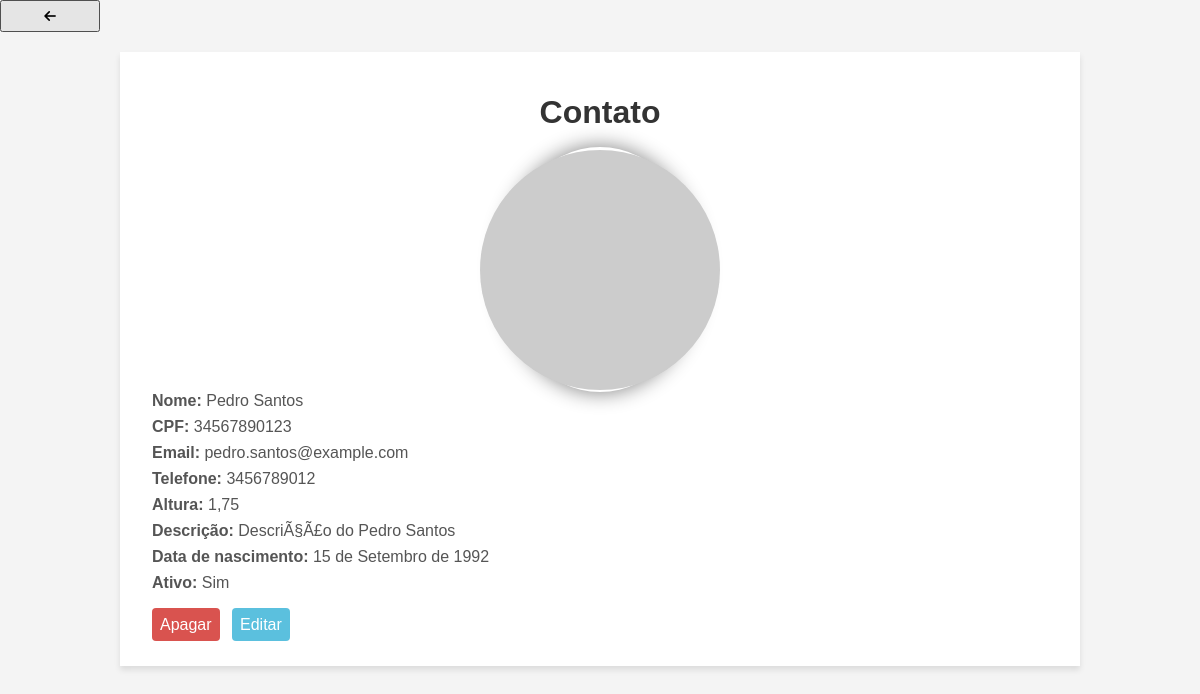
The page /contato/6 on the database its author committed.
### contatos/models.py (models this page shows, shortened)
class Contatos(models.Model):
    nome = models.CharField(max_length=255)
    cpf = models.CharField(max_length=11)
    email = models.EmailField()
    telefone = models.IntegerField()
    altura = models.DecimalField(max_digits=3, decimal_places=2)
    descricao = models.TextField()
    data_nascimento = models.DateField()
    ativo = models.BooleanField()
    foto_url = models.URLField(default='https://via.placeholder.com/150')
    class Meta:
        verbose_name_plural = 'Contatos'

### contatos/views.py (the view, shortened to what this page needs)
# urls.py: path('contato/<int:id>', views.contato, name='contato'),
def contato(request, id):
    contato = Contatos.objects.get(id=id)
    return render(request, 'pages/contato.html', {'contato':contato})

### contatos/templates/pages/contato.html (shortened to what this page needs)
{% load static %}
<!DOCTYPE html>
<html lang="pt-br">
<head>
    <link rel="stylesheet" href="https://cdnjs.cloudflare.com/ajax/libs/font-awesome/6.3.0/css/all.min.css"
 />
    <link rel="stylesheet" href="{% static 'style.css'%}">
</head>
<body>
    <button id="voltar"><i class="fas fa-arrow-left"></i></button>
    <div id="container">
        <h1 id="titulo">Contato</h1>
        {% if contato %}
        <div class="img-contato" style="display: flex; justify-content: center; align-items: center; width:245px; height:245px; background-color: transparent; margin: 0 auto; border-radius:50%; box-shadow: 0px 0px 20px 1px #00000077;">
            <img src="{{contato.foto_url}}" alt="Foto de {{contato.nome}}" style="width:240px; height:240px; border-radius: 50%; margin: 0 auto;">
        </div>
        <div id="info-contato">
            <p class="item-info"><strong>Nome:</strong> {{contato.nome}}</p>
            <p class="item-info"><strong>CPF:</strong> {{contato.cpf}}</p>
            <p class="item-info"><strong>Email:</strong> {{contato.email}}</p>
            <p class="item-info"><strong>Telefone:</strong> {{contato.telefone}}</p>
            <p class="item-info"><strong>Altura:</strong> {{contato.altura}}</p>
            <p class="item-info"><strong>Descrição:</strong> {{contato.descricao}}</p>
            <p class="item-info"><strong>Data de nascimento:</strong> {{contato.data_nascimento}}</p>
            {% if contato.ativo == True %}
            <p class="item-info"><strong>Ativo:</strong> Sim</p>
            {% else %}
            <p class="item-info"><strong>Ativo:</strong> Não</p>
            {% endif %}
        </div>
        {% else %}
        <p id="contato-nao-encontrado">Contato não encontrado</p>
        {% endif %}
        <a id="apagar" href="{% url 'delete' contato.id %}">Apagar</a>
        <a id="editar" href="{% url 'edit' contato.id %}">Editar</a>
    </div>
</body>
</html>

### templates/static/style.css (style rules this page uses)
* { margin: 0; padding: 0; box-sizing: border-box; font-family: Verdana, Geneva, Tahoma, sans-serif; text-decoration: none; }
body { background-color: #f4f4f4; }
h1 { text-align: center; margin: 10px 0; }
button { width: 100px; height: 2rem; }
#container { width: 80%; margin: 20px auto; padding: 2rem; background-color: white; box-shadow: 0 4px 6px rgba(0, 0, 0, 0.1); }
#titulo { text-align: center; color: #333; margin-bottom: 1rem; }
.img-contato { width: 100%; max-width: 200px; height: auto; border-radius: 50%; margin: 0 auto; display: block; }
.item-info { color: #555; margin-bottom: 0.5rem; }
.item-info:last-child { margin-bottom: 1.5rem; }
#apagar, #editar { color: white; border: none; border-radius: 4px; padding: 0.5rem; cursor: pointer; height: fit-content; margin-right: 0.5rem; }
#apagar { background-color: #d9534f; }
#editar { background-color: #5bc0de; }

### rows shown on the page
Contatos: nome "Pedro Santos", cpf "34567890123", email "pedro.santos@example.com", telefone "3456789012", altura "1,75", descricao "DescriÃ§Ã£o do Pedro Santos", data_nascimento "15 de Setembro de 1992"
